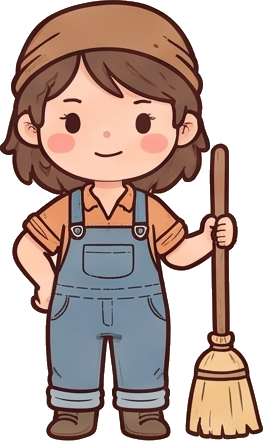
#> input picture project/assets/canon/npc_barren_front.png, 263 x 441 px, given in place of npc_priestess_front.png, which was not available
$ python gen_npc_rigs.py
#> lines starting #> are read from the running program, lines starting #| are printed output that depends on the picture; pictures that were not available may be replaced by others from this repository, and a replacement may not be noted
### tools/rig_walk.py
"""Shared rig motion for the character sheet generators (tools/gen_npc_rigs.py,
tools/gen_player_rig.py): the idle breath and a four-frame walk cycle derived from one still
drawing of a figure (a canon front, side or back view).

Every function takes a frame-sized RGBA image (the figure, or one paper-doll layer of it, drawn
in the frame) and the figure's geometry in that frame, and returns a new frame-sized image. The
geometry, not the layer's own pixels, decides the motion, so every layer of a paper doll moves
exactly alike and the stacked layers never drift apart.

  breathe(im, squash, feet)          idle: the figure squashes `squash` px at the top, feet fixed
  step(im, view, i, geo)             walk frame i (0-3) of the cycle
      front / back views: the lower band (hips to feet) splits down the middle; frame 0 lifts the
      left leg (and that side of a hem), frame 2 the right; frames 1 and 3 pass with both feet
      down and the whole figure bobbed up
      side view: the lower band shears forward and back about the hip line (the stride: legs or
      hem swing), frames 0 and 2 opposite, 1 and 3 passing and bobbed up
geo: dict with "top", "hip", "feet" (y) and "cx" (x) in frame px and "s" (frame px per world px).
Deterministic: no randomness.
"""
import numpy as np
from PIL import Image

HIP = 0.80        # the hip line, as a fraction of the figure's height from its top
LIFT = 2.0        # world px a stepping foot rises (front / back)
STRIDE = 2.5      # world px the feet swing forward and back (side)
BOB = 1.0         # world px the body rises while passing


def geometry(top, feet, cx, s):
    """The geometry dict for a figure standing from `top` to `feet` around x = cx."""
    return {"top": top, "hip": round(top + (feet - top) * HIP), "feet": feet, "cx": cx, "s": s}


def breathe(im, squash, feet):
    """The figure (everything above `feet`) squashed `squash` px shorter, feet where they were."""
    if squash <= 0:
        return im.copy()
    top = im.crop((0, 0, im.width, feet))
    h = feet - squash
    out = Image.new("RGBA", im.size)
    out.alpha_composite(top.resize((im.width, h), Image.LANCZOS), (0, squash))
    out.alpha_composite(im.crop((0, feet, im.width, im.height)), (0, feet))
    return out


def _shift_up(a, rows, x0, x1, dy):
    """Move the pixels of a[rows, x0:x1] up by dy rows (over what is above, leaving the vacated
    bottom rows clear)."""
    if dy <= 0:
        return
    y0, y1 = rows
    block = a[y0:y1, x0:x1].copy()
    a[y0:y1, x0:x1] = 0
    dst = a[y0 - dy:y1 - dy, x0:x1]
    alpha = block[..., 3:4].astype(np.float32) / 255.0
    dst[:] = (block * alpha + dst * (1.0 - alpha)).astype(np.uint8)


def step(im, view, i, geo):
    """Walk frame i (0-3) of `im` (frame-sized RGBA) for a figure seen from `view`."""
    s = geo["s"]
    hip, feet, cx = geo["hip"], geo["feet"], int(round(geo["cx"]))
    a = np.asarray(im.convert("RGBA")).copy()
    h, w = a.shape[:2]
    bottom = min(h, feet + 2)
    if view == "side":
        phase = (1, 0, -1, 0)[i]
        if phase:
            out = a.copy()
            out[hip:bottom] = 0
            span = max(1, feet - hip)
            for y in range(hip, bottom):
                dx = int(round(phase * STRIDE * s * min(1.0, (y - hip) / span)))
                row = a[y]
                if dx > 0:
                    out[y, dx:] = row[:w - dx]
                elif dx < 0:
                    out[y, :w + dx] = row[-dx:]
                else:
                    out[y] = row
            a = out
    else:
        lift = int(round(LIFT * s))
        if i == 0:
            _shift_up(a, (hip, bottom), 0, cx, lift)
        elif i == 2:
            _shift_up(a, (hip, bottom), cx, w, lift)
    out = Image.fromarray(a, "RGBA")
    if i in (1, 3):
        bob = int(round(BOB * s))
        moved = Image.new("RGBA", out.size)
        moved.alpha_composite(out.crop((0, bob, w, h)), (0, 0))
        out = moved
    return out

### tools/gen_npc_rigs.py
"""Rig the canon caste NPCs: pack each caste's front/side/back cut into a sprite sheet.

Usage: python3 -I tools/gen_npc_rigs.py   (run after tools/cut_canon_sprites.sh)
Inputs:  project/assets/canon/npc_<caste>_{front,side,back}.png (canon cuts at the caste
         sheet's own resolution, about 440 px tall; the side view faces left)
Outputs: project/assets/characters/npc_<caste>_rig.png for caste in CASTES

Sheet layout (scripts/npc.gd builds its SpriteFrames from it and reads the frame size from the
sheet: width / 8, height / 3):
  frame   32x52 world px, stored at the cuts' resolution: s = (tallest cut of the caste) / 48,
          frame = round(32 s) x round(52 s) file px; the figure stands centred with its feet
          on y round(50 s) (npc.gd: feet = frame height * 50 / 52), shown 52 world px tall
  rows    0 down (front view), 1 left (side view; flip it for right), 2 up (back view)
  columns 0-3 idle: a slow breath, the figure squashes 0 / 1 / 2 / 1 world px at the top,
          feet fixed
          4-7 walk: the cycle from tools/rig_walk.py, derived from the same view: front and
          back lift the left then the right leg (and that side of the hem), the side view swings
          the legs or hem forward and back about the hip line; the body bobs up while passing
The canon art is used as cut, at full resolution: the breath squash resamples it (LANCZOS) and the
walk moves its lower band; nothing is redrawn, and the game downsamples the sheet smoothly
(mipmaps) to its display size.
Deterministic: the same cuts give the same sheets.
"""
import sys
from pathlib import Path

from PIL import Image

sys.path.insert(0, str(Path(__file__).resolve().parent))  # -I leaves tools/ off the path
import rig_walk  # noqa: E402

ROOT = Path(__file__).resolve().parent.parent
SRC = ROOT / "project/assets/canon"
OUT = ROOT / "project/assets/characters"
CASTES = ["priestess", "mother", "initiate", "drone", "barren"]
VIEWS = ["front", "side", "back"]
FIG_H, FW, FH, FEET = 48, 32, 52, 50   # world px: figure height, frame, feet line
IDLE_SQUASH = [0, 1, 2, 1]
MIN_CUT_H = 4 * FIG_H   # cuts shorter than this are the old 48 px shrink, not source resolution


def rig(caste):
#> called with caste = 'priestess'
    figs = [Image.open(SRC / f"npc_{caste}_{view}.png").convert("RGBA") for view in VIEWS]
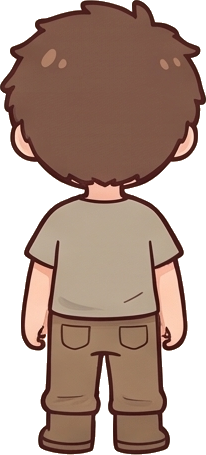
#> input picture project/assets/canon/npc_drone_back.png, 206 x 455 px, given in place of npc_priestess_side.png, which was not available
#> figs = 3 items
    s = max(f.height for f in figs) / FIG_H
#> s = 9.48
    if max(f.height for f in figs) < MIN_CUT_H:
        raise SystemExit(f"npc_{caste} cuts are {max(f.height for f in figs)} px tall, not the canon "
                         f"sheet's resolution (at least {MIN_CUT_H} px); re-run tools/cut_canon_sprites.sh "
                         "from a checkout where it keeps the source resolution, then this script")
    fw, fh, feet = round(FW * s), round(FH * s), round(FEET * s)
#> fw = 303; fh = 493; feet = 474
    sheet = Image.new("RGBA", (fw * 8, fh * 3))
#> sheet: PIL image 2424x1479 RGBA; every value is 0

    def frame_of(fig):
        """The figure standing centred in one frame, feet on the feet line."""
        im = Image.new("RGBA", (fw, fh))
        im.alpha_composite(fig, ((fw - fig.width) // 2, feet - fig.height))
        return im

    for row, (view, fig) in enumerate(zip(VIEWS, figs)):
        still = frame_of(fig)
        geo = rig_walk.geometry(feet - fig.height, feet, fw / 2, s)
        for i in range(4):
            sheet.alpha_composite(rig_walk.breathe(still, round(IDLE_SQUASH[i] * s), feet), (i * fw, row * fh))
            sheet.alpha_composite(rig_walk.step(still, view, i, geo), ((4 + i) * fw, row * fh))
#> this loop made 3 passes
#> pass 1, in rig, `still = frame_of(fig)`:
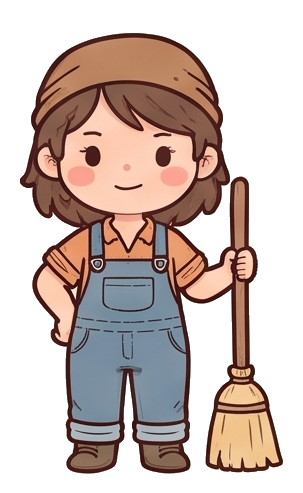
#> still: PIL image 303x493 RGBA; mean R, G, B, A 78.1, 61.7, 55.3, 129.7; transparent parts drawn white
#> pass 1, in _shift_up, `block = a[y0:y1, x0:x1].copy()`:
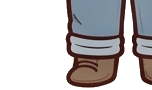
#> block: shape (90, 152, 4); mean R, G, B, A 51.9, 48.6, 49.8, 114.6; transparent parts drawn white
#> pass 1, in _shift_up, `dst = a[y0 - dy:y1 - dy, x0:x1]`:
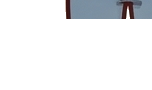
#> dst: shape (90, 152, 4); mean R, G, B, A 13.6, 14.8, 16.4, 30.3; transparent parts drawn white
#> after the loop:
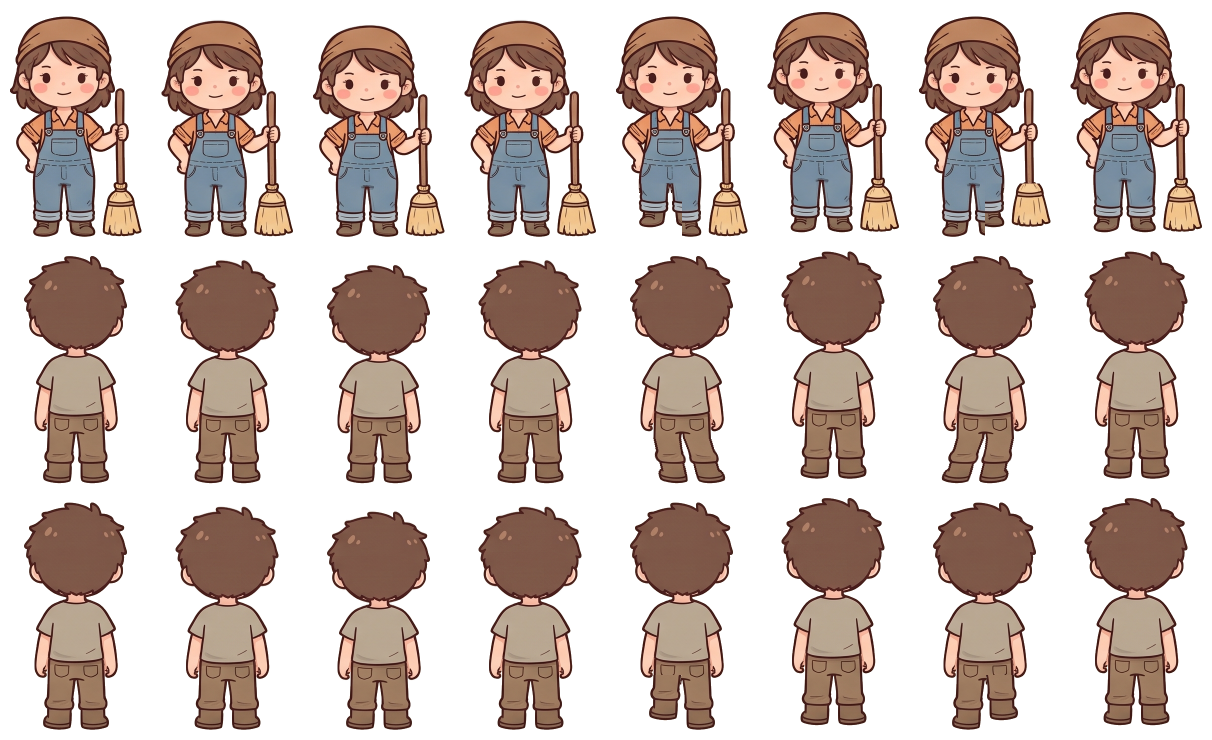
#> sheet: PIL image 2424x1479 RGBA (shown at 1/2 size); mean R, G, B, A 66.4, 51.1, 44.1, 115.1; transparent parts drawn white
#> after the loop:
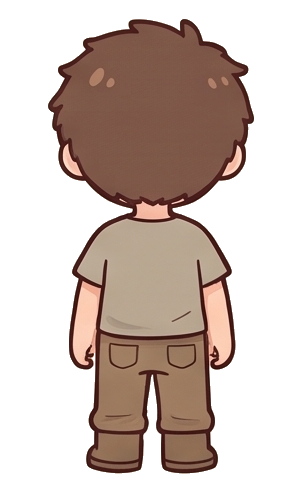
#> still: PIL image 303x493 RGBA; mean R, G, B, A 61.1, 46.2, 38.9, 110.1; transparent parts drawn white
    return sheet


def main():
    OUT.mkdir(parents=True, exist_ok=True)
    for caste in CASTES:
        sh = rig(caste)
        sh.save(OUT / f"npc_{caste}_rig.png")
        print(caste, sh.size)
#| priestess (2424, 1479)


if __name__ == "__main__":
#> (the run stopped early here; a loop or call above may not have finished)
